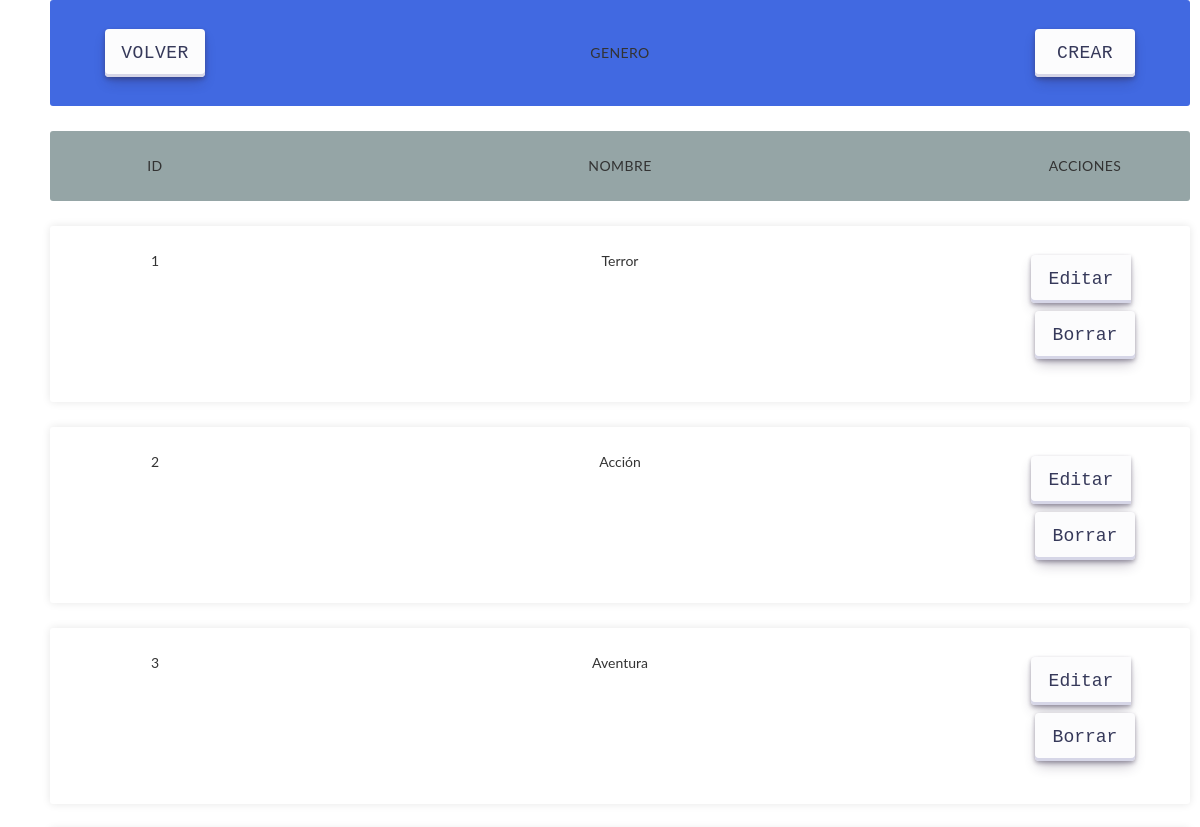
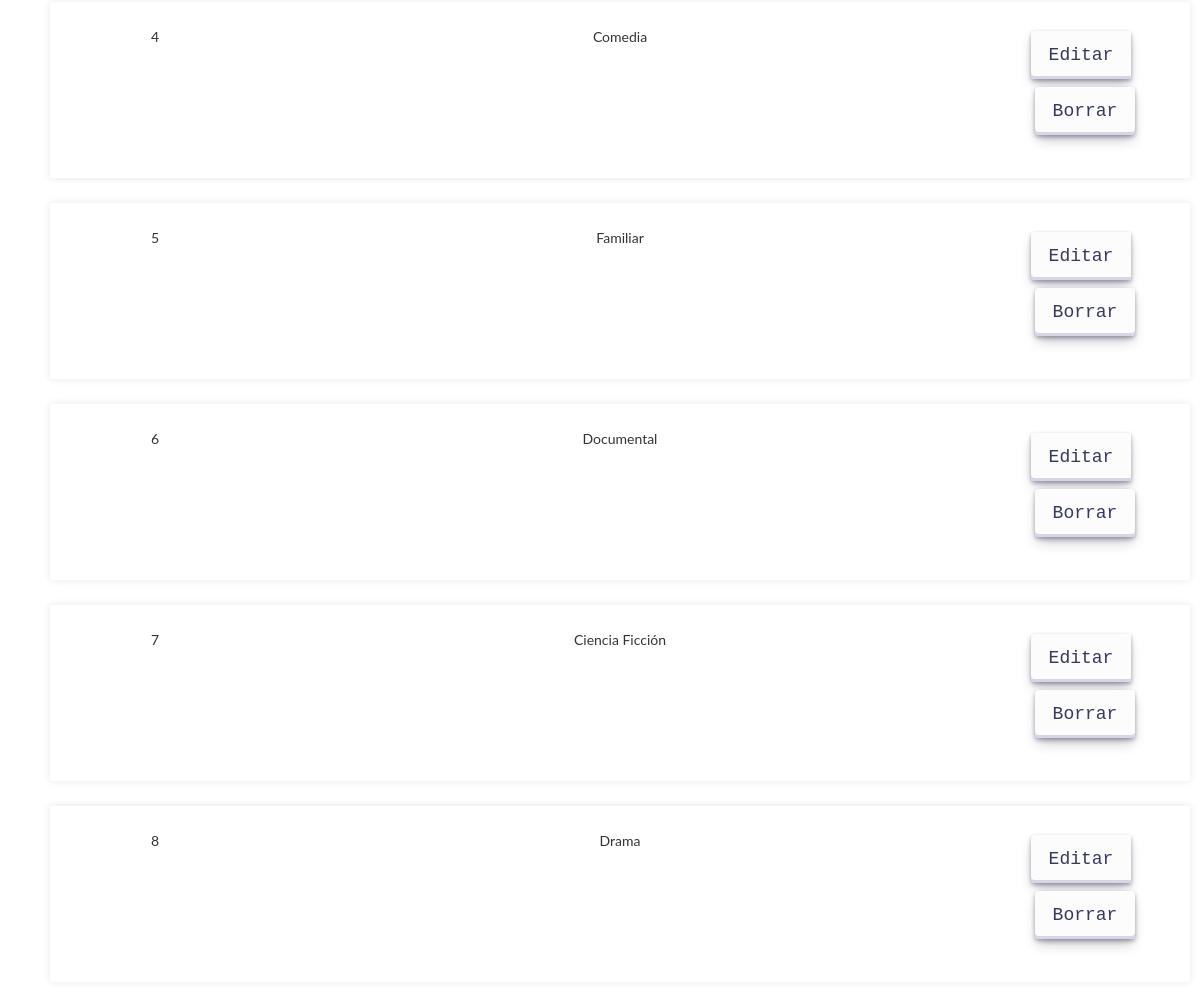
Screenshot of /views/genero/index.php with the database file from the repository (2 pictures, top to bottom).
### tables this page shows
CREATE TABLE GENEROS(
                                 ID MEDIUMINT NOT NULL AUTO_INCREMENT,
                                 NOMBRE VARCHAR(255) NOT NULL,
                                 CONSTRAINT PK_GENERO PRIMARY KEY(ID)
);

### models/Genero.php (called while the page is built, shortened)
<?php
    require_once( $_SERVER['DOCUMENT_ROOT'].'/MASW04_actividad_1/utils/Database.php');
    class Genero
    {
        private $id;
        private $nombre;
        private $database;
        public function constructor($idGenero, $nombreGenero)
        {
            $this->id = $idGenero;
            $this->nombre = $nombreGenero;
            $this->database = Database::getInstance();
        }
        public function constructorVacio()
        {
            $this->database = Database::getInstance();
        }
        public function __construct()
        {
            $params = func_get_args();
            $num_params = func_num_args();
        }
        public function getAll()
        {
            $connection = $this->database->getConnection();
            $query = "SELECT * FROM filmaviu.generos";
            $result = $connection->query($query);
            $listData = [];
            foreach ($result as $item)
            {
                $genero = new Genero($item['ID'], $item['NOMBRE']);
                array_push($listData, $genero);
            }
            $this->database->closeConnection();
            return $listData;
        }
        public function getId()
        {
            return $this->id;
        }
        public function getNombre()
        {
            return $this->nombre;
        }
    }
?>

### utils/Database.php (called while the page is built, shortened)
<?php
    class Database
    {
        private $db_host = "localhost";
        private $db_user = "root";
        private $db_password = "root";
        private $db_database = "filmaviu";
        private $mysqli = null;
        private static $instance;
        public static function getInstance()
        {
            if (!isset(self::$instance))
            {
                self::$instance = new self;
            }
            return self::$instance;
        }
        public function getConnection()
        {
            if ($this->mysqli == null)
            {
                $this->mysqli = $this->createConnection();
            }
            return $this->mysqli;
        }
        public function closeConnection()
        {
            if ($this->mysqli != null)
            {
                $this->mysqli = null;
            }
        }
        private function createConnection()
        {
            $mysqli = @new mysqli(
                $this->db_host,
                $this->db_user,
                $this->db_password,
                $this->db_database
            );
            return $mysqli;
        }
    }
?>

### controllers/GeneroController.php (called while the page is built, shortened)
<?php
    require_once( $_SERVER['DOCUMENT_ROOT'].'/MASW04_actividad_1/models/Genero.php');
    function listarGeneros()
    {
        $model = new Genero();
        $listaGenero = $model->getAll();
        return $listaGenero;
    }
?>

### views/genero/index.php (the view, shortened to what this page needs)
<div>
<link rel="stylesheet" href="../styles/biblioteca.css" type="text/css">
    <link rel="stylesheet" href="../styles/bootstrap.css" type="text/css">
    <?php
        require_once( $_SERVER['DOCUMENT_ROOT'].'/MASW04_actividad_1/controllers/GeneroController.php');
    ?>
        <div class="table_container">
                <ul class="items_table">
                    <li class="table-title">
                        <div class="item_column">
                            <a class="btn btn-success" href="../">
                                Volver
                            </a>
                        </div>
                        <div class="item_column">GENERO</div>
                        <div class="item_column">
                            <a class="btn btn-success" href="new.php">
                                Crear
                            </a>
                        </div>
                    </li>
                    <li class="table-header">
                        <div class="item_column">Id</div>
                        <div class="item_column">Nombre</div>
                        <div class="item_column">Acciones</div>
                    </li>
    <?php
        $listaGeneros = listarGeneros();
        if (count($listaGeneros) > 0)
        {
                foreach($listaGeneros as $genero)
                    {
                ?>
                <li class="table-row">
                        <div class="item_column" data-label="Id"><?php echo $genero->getId(); ?></div>
                        <div class="item_column" data-label="Genero"><?php echo $genero->getNombre(); ?></div>
                        <div class="item_column" data-label="Acciones">
                             <div class="btn-group" role="group">
                                    <a class="btn btn-success" href="edit.php?id=<?php echo $genero->getId(); ?>">
                                        Editar
                                    </a>
                                    <form name="delete-genero" action="delete.php" method="POST" style="...">
                                        <button type="submit" class="btn btn-danger">Borrar</button>
                                    </form>
                                 </div>
                            </div>
                        </li>
                    <?php
                    }
                ?>
            </ul>
         </div>
    <?php
        }
        else
        {
    ?>
            <div class="alerta alerta-warning" role="alert">
                Aun no existen generos.
            </div>
    <?php
        }
    ?>
</div>

### views/styles/biblioteca.css (style rules this page uses)
.table_container { max-width: 1920px; margin-left: auto; margin-right: auto; padding-left: 10px; padding-right: 10px; }
.items_table { font-family: 'lato', sans-serif; }
.items_table li { border-radius: 3px; padding: 25px 30px; display: flex; justify-content: space-between; margin-bottom: 25px; }
.items_table .table-title { background-color: royalblue; font-size: 14px; text-transform: uppercase; letter-spacing: 0.03em; display: flex; justify-content: space-between; align-items: center; }
.items_table .table-header { background-color: #95A5A6; font-size: 14px; text-transform: uppercase; letter-spacing: 0.03em; display: flex; justify-content: space-between; align-items: center; }
.items_table .table-row { background-color: #ffffff; box-shadow: 0px 0px 9px 0px rgba(0, 0, 0, 0.1); display: flex; justify-content: space-between; }
.item_column { width: 150px !important; text-align: center; }
.table_container .btn { align-items: center; appearance: none; background-color: #FCFCFD; border-radius: 4px; border-width: 0; box-shadow: rgba(45, 35, 66, 0.4) 0 2px 4px,rgba(45, 35, 66, 0.3) 0 7px 13px -3px,#D6D6E7 0 -3px 0 inset; box-sizing: border-box; color: #36395A; cursor: pointer; display: inline-flex; font-family: "JetBrains Mono",monospace; height: 48px; justify-content: center; line-height: 1; list-style: none; overflow: hidden; padding-left: 16px; padding-right: 16px; position: relative; text-align: left; text-decoration: none; transition: box-shadow .15s,transform .15s; user-select: none; -webkit-user-select: none; touch-action: manipulation; white-space: nowrap; will-change: box-shadow,transform; font-size: 18px; min-width: 100px; max-width: 300px; margin: 4px; }

### rows the page displays
generos: ID "1", NOMBRE "Terror"
generos: ID "2", NOMBRE "Acción"
generos: ID "3", NOMBRE "Aventura"
generos: ID "4", NOMBRE "Comedia"
generos: ID "5", NOMBRE "Familiar"
generos: ID "6", NOMBRE "Documental"
generos: ID "7", NOMBRE "Ciencia Ficción"
generos: ID "8", NOMBRE "Drama"
